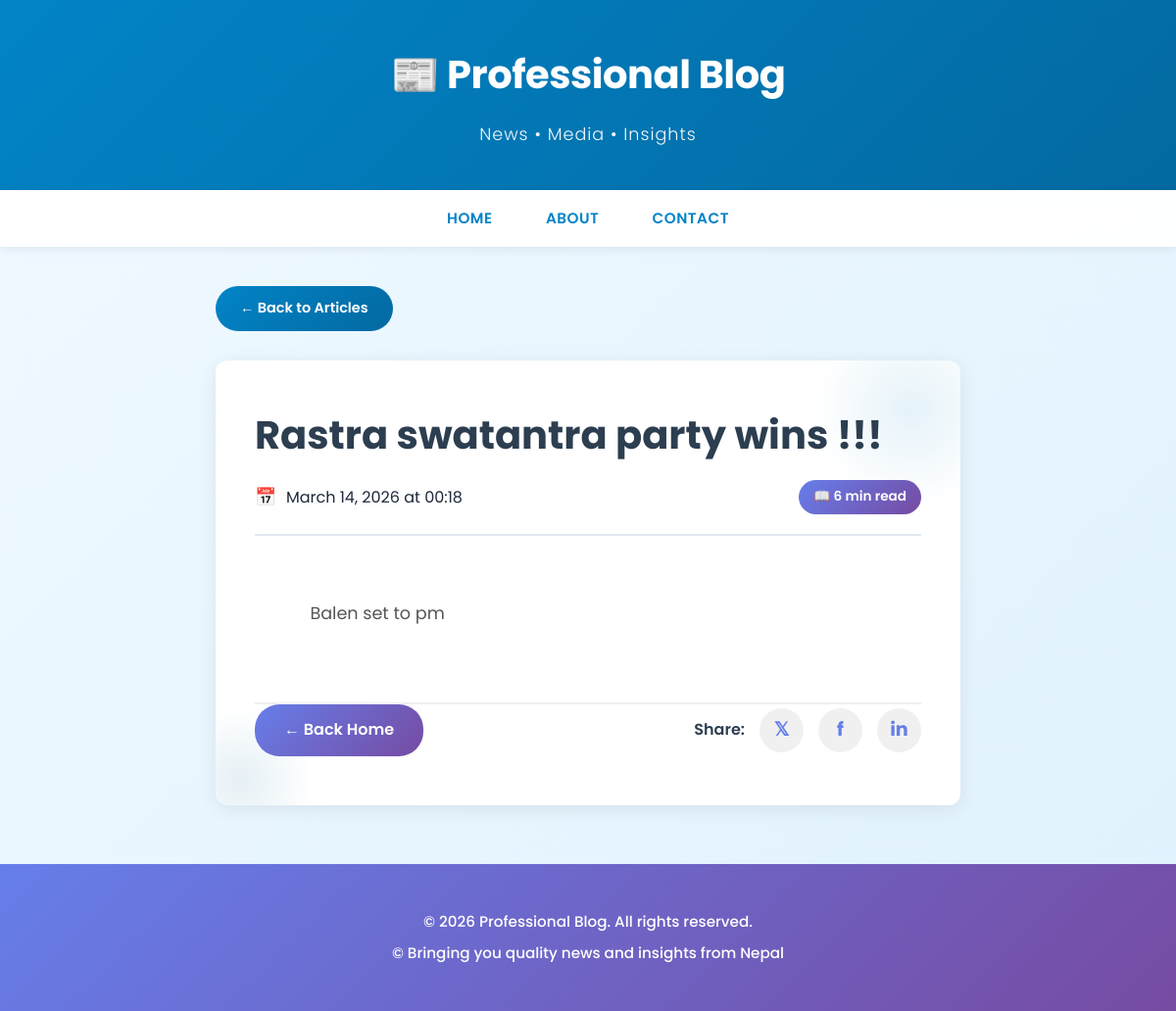
The app's page /post/4/ with its own data.
### posts/models.py (models this page shows)
class Post(models.Model):
    title=models.CharField(max_length=100)
    body=models.CharField(max_length=1000000)
    created_at=models.DateTimeField(default=datetime.now, blank=True)

### posts/views.py (the view)
# urls.py: path('post/<str:pk>/', views.post, name='post'),
def post(request,pk):
    posts=Post.objects.get(id=pk)
    return render(request, 'posts.html', {'posts': posts})

### templates/posts.html (shortened to what this page needs)
<!DOCTYPE html>
<html lang="en">
<head>
</head>
<body>
<header>
    <h1>📰 Professional Blog</h1>
    <p>News • Media • Insights</p>
</header>
<nav>
    <a href="/">Home</a>
    <a href="/#about">About</a>
    <a href="/#contact">Contact</a>
</nav>
<div class="container">
    <a href="/" class="back-button">← Back to Articles</a>
    <article>
        <h1>{{ posts.title }}</h1>
        <div class="article-meta">
            <span class="article-date">{{ posts.created_at|date:"F d, Y \a\t H:i" }}</span>
            <span class="article-reading-time">📖 6 min read</span>
        </div>
        <div class="article-content">
            {{ posts.body }}
        </div>
        <div class="article-footer">
            <a href="/">← Back Home</a>
            <div class="article-share">
                <span style="color: #2c3e50; font-weight: 600; position: relative; z-index: 1;">Share:</span>
                <a href="#" title="Share on Twitter">𝕏</a>
                <a href="#" title="Share on Facebook">f</a>
                <a href="#" title="Share on LinkedIn">in</a>
            </div>
        </div>
    </article>
</div>
<footer>
    <p>&copy; 2026 Professional Blog. All rights reserved.</p>
    <p>© Bringing you quality news and insights from Nepal</p>
</footer>
</body>
</html>

### templates/posts.html (style rules this page uses)
* { margin: 0; padding: 0; box-sizing: border-box; }
body { font-family: 'Poppins', sans-serif; background: linear-gradient(135deg, #f0f9ff 0%, #e0f2fe 100%); color: #1e293b; line-height: 1.8; min-height: 100vh; }
header { background: linear-gradient(135deg, #0284c7 0%, #0369a1 100%); color: white; padding: 40px 20px; text-align: center; box-shadow: 0 4px 15px rgba(0, 0, 0, 0.1); }
header h1 { font-size: 2.5em; font-weight: 700; margin-bottom: 10px; letter-spacing: -0.5px; }
header p { font-size: 1.1em; font-weight: 300; opacity: 0.95; letter-spacing: 1px; }
nav { background: rgba(255, 255, 255, 0.98); padding: 15px 0; text-align: center; position: sticky; top: 0; z-index: 100; box-shadow: 0 2px 10px rgba(0, 0, 0, 0.08); }
nav a { color: #0284c7; margin: 0 25px; text-decoration: none; font-weight: 600; transition: all 0.3s ease; font-size: 0.95em; text-transform: uppercase; letter-spacing: 0.5px; }
.container { max-width: 800px; margin: 40px auto; padding: 0 20px; }
.back-button { display: inline-block; background: linear-gradient(135deg, #0284c7 0%, #0369a1 100%); color: white; padding: 10px 25px; text-decoration: none; border-radius: 25px; font-weight: 600; font-size: 0.9em; margin-bottom: 30px; transition: all 0.3s; }
article { background: white; padding: 50px 40px; border-radius: 12px; box-shadow: 0 4px 20px rgba(0, 0, 0, 0.08); position: relative; overflow: hidden; }
article::before { content: ''; position: absolute; top: -50px; right: -50px; width: 200px; height: 200px; background: radial-gradient(circle, rgba(2, 132, 199, 0.1) 0%, transparent 70%); }
article::after { content: ''; position: absolute; bottom: -50px; left: -50px; width: 150px; height: 150px; background: radial-gradient(circle, rgba(3, 105, 161, 0.1) 0%, transparent 70%); }
article h1 { color: #2c3e50; font-size: 2.5em; margin-bottom: 20px; font-weight: 700; line-height: 1.3; position: relative; z-index: 1; }
.article-meta { display: flex; justify-content: space-between; align-items: center; padding-bottom: 20px; border-bottom: 2px solid #e2e8f0; margin-bottom: 30px; flex-wrap: wrap; gap: 15px; position: relative; z-index: 1; }
.article-date::before { content: '📅'; margin-right: 10px; font-size: 1.1em; }
.article-reading-time { background: linear-gradient(135deg, #667eea 0%, #764ba2 100%); color: white; padding: 5px 15px; border-radius: 20px; font-size: 0.85em; font-weight: 600; }
.article-content { color: #555; font-size: 1.1em; line-height: 1.9; margin: 30px 0; word-break: break-word; white-space: pre-wrap; position: relative; z-index: 1; }
.article-footer { margin-top: 40px;2e8f0 padding-top: 30px; border-top: 2px solid #ecf0f1; display: flex; justify-content: space-between; align-items: center; flex-wrap: wrap; gap: 20px; position: relative; z-index: 1; }
.article-footer a { background: linear-gradient(135deg, #667eea 0%, #764ba2 100%); color: white; padding: 12px 30px; text-decoration: none; border-radius: 25px; font-weight: 600; transition: all 0.3s; }
.article-share { display: flex; align-items: center; gap: 15px; position: relative; z-index: 1; }
.article-share a { display: inline-flex; align-items: center; justify-content: center; width: 45px; height: 45px; border-radius: 50%; background: #f0f0f0; color: #667eea; text-decoration: none; font-weight: 700; transition: all 0.3s; padding: 0; font-size: 1.2em; }
footer { background: linear-gradient(135deg, #667eea 0%, #764ba2 100%); color: white; text-align: center; padding: 40px 20px; margin-top: 60px; font-weight: 500; }
footer p { margin: 5px 0; font-size: 0.95em; }

### records on screen
Post: title "Rastra swatantra party wins !!!", created_at "March 14, 2026 at 00:18", body "Balen set to pm"
